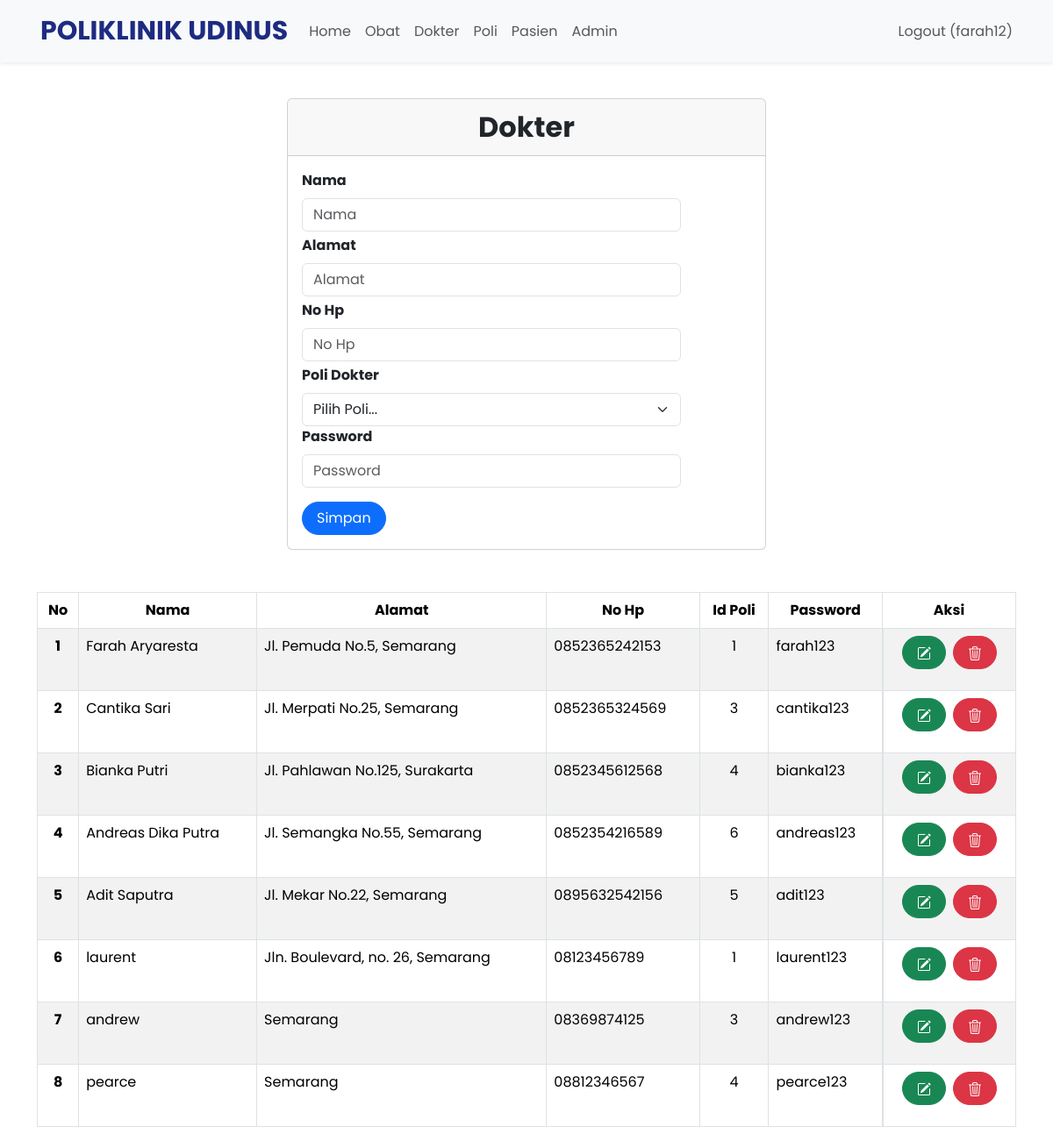
Page /index.php?page=dokter (signed in) on the committed database.
### tables this page shows
CREATE TABLE `dokter` (
  `id` int(11) NOT NULL,
  `nama` varchar(255) NOT NULL,
  `alamat` varchar(255) NOT NULL,
  `no_hp` varchar(50) NOT NULL,
  `id_poli` int(11) NOT NULL,
  `password` varchar(255) NOT NULL
);

### dokter.php (the view, shortened to what this page needs)
<br>
<div class="container">
    <div class="row justify-content-center">
        <div class="col-md-6">
            <div class="card">
                <div class="card-header text-center fw-bold" style="font-size: 2rem;">Dokter</div>
                <div class="card-body">
                    <form class="form row" method="POST" style="width: 30rem;" action="" name="myForm" onsubmit="return(validate());">
                        <?php
                        $nama = '';
                        $alamat = '';
                        $no_hp = '';
                        $password = '';
                        ?>
                        <div class="row">
                            <label for="inputNama" class="form-label fw-bold">
                                Nama
                            </label>
                            <div>
                                <input type="text" class="form-control" name="nama" id="inputNama" placeholder="Nama" value="<?php echo $nama ?>">
                            </div>
                        </div>
                        <div class="row mt-1">
                            <label for="inputAlamat" class="form-label fw-bold">
                                Alamat
                            </label>
                            <div>
                                <input type="text" class="form-control" name="alamat" id="inputAlamat" placeholder="Alamat" value="<?php echo $alamat ?>">
                            </div>
                        </div>
                        <div class="row mt-1">
                            <label for="inputNohp" class="form-label fw-bold">
                                No Hp
                            </label>
                            <div>
                                <input type="text" class="form-control" name="no_hp" id="inputNohp" placeholder="No Hp" value="<?php echo $no_hp ?>">
                            </div>
                        </div>
                        <div class="row mt-1">
                            <label for="id_poli" class="form-label fw-bold">
                                Poli Dokter
                            </label>
                            <div>
                                <select class="form-select" aria-label="id_poli" name="id_poli" >
                                    <option selected>Pilih Poli...</option>
                                </select>
                            </div>
                        </div>
                        <div class="row">
                            <label for="password" class="form-label fw-bold">
                                    Password
                             </label>
                            <div>
                                <input type="text" class="form-control" name="password" id="password" placeholder="Password" value="<?php echo $password ?>">
                            </div>
                        </div>
                        <div class="row mt-3">
                            <div class=col>
                                <button type="submit" class="btn btn-primary rounded-pill px-3 mt-auto" name="simpan">Simpan</button>
                            </div>
                        </div>
                    </form>
                </div>
            </div>
        </div>
    </div>
    <br>
    <br>
    <table class="table table-bordered table-striped table-hover">
        <thead>
            <tr class="text-center">
                <th scope="col">No</th>
                <th scope="col">Nama</th>
                <th scope="col">Alamat</th>
                <th scope="col">No Hp</th>
                <th scope="col">Id Poli</th>
                <th scope="col">Password</th>
                <th scope="col">Aksi</th>
            </tr>
        </thead>
        <tbody>
            <?php
            $result = mysqli_query($mysqli, "SELECT * FROM dokter");
            $no = 1;
            while ($data = mysqli_fetch_array($result)) {
            ?>
                <tr>
                    <th scope="row" class="text-center"><?php echo $no++ ?></th>
                    <td><?php echo $data['nama'] ?></td>
                    <td><?php echo $data['alamat'] ?></td>
                    <td><?php echo $data['no_hp'] ?></td>
                    <td class="text-center"><?php echo $data['id_poli'] ?></td>
                    <td><?php echo $data['password'] ?></td>
                    <td  class="d-flex justify-content-center ">
                        <div class="d-flex gap-2 mb-3">
                            <a type="button" class="btn btn-success rounded-pill px-3" href="index.php?page=dokter&id=<?php echo $data['id'] ?>">
                            </a>
                            <a type="button" class="btn btn-danger rounded-pill px-3" href="index.php?page=dokter&id=<?php echo $data['id'] ?>&aksi=hapus">
                            </a>
                        </div>
                    </td>
                </tr>
            <?php
            }
            ?>
        </tbody>
    </table>

### style.css (style rules this page uses)
body { font-family: "Poppins", sans-serif; }
::placeholder { font-size: 16px; }

### rows in the picture
dokter: nama "Farah Aryaresta", alamat "Jl. Pemuda No.5, Semarang", no_hp "0852365242153", id_poli "1", password "farah123"
dokter: nama "Cantika Sari", alamat "Jl. Merpati No.25, Semarang", no_hp "0852365324569", id_poli "3", password "cantika123"
dokter: nama "Bianka Putri", alamat "Jl. Pahlawan No.125, Surakarta", no_hp "0852345612568", id_poli "4", password "bianka123"
dokter: nama "Andreas Dika Putra", alamat "Jl. Semangka No.55, Semarang", no_hp "0852354216589", id_poli "6", password "andreas123"
dokter: nama "Adit Saputra", alamat "Jl. Mekar No.22, Semarang", no_hp "0895632542156", id_poli "5", password "adit123"
dokter: nama "laurent", alamat "Jln. Boulevard, no. 26, Semarang", no_hp "08123456789", id_poli "1", password "laurent123"
dokter: nama "andrew", alamat "Semarang", no_hp "08369874125", id_poli "3", password "andrew123"
dokter: nama "pearce", alamat "Semarang", no_hp "08812346567", id_poli "4", password "pearce123"

### other values in the picture
$_SESSION['username'] "farah12"
